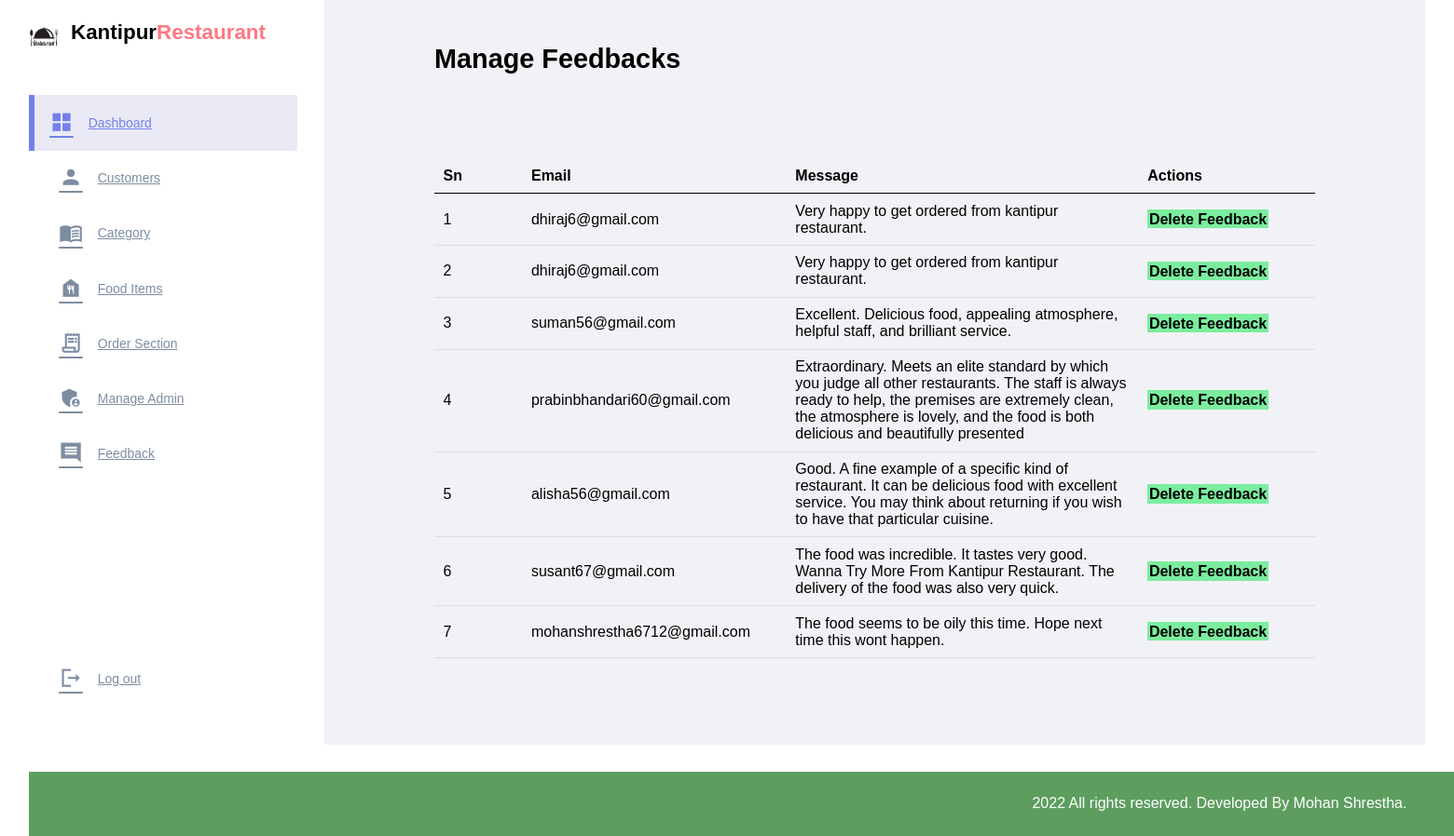
The page /admin/manage-feedback.php (signed in) on the database its author committed.
### tables this page shows
CREATE TABLE `tbl_feedbacks` (
  `id` int(11) NOT NULL,
  `email` varchar(50) NOT NULL,
  `message` varchar(1000) NOT NULL
);

### admin/manage-feedback.php (the view, shortened to what this page needs)
<?php include('partials/menu.php'); ?>
<div class="main-content">
    <div class="wrapper">
        <h1>Manage Feedbacks</h1>
                <br /><br /><br />
                <br><br>
                <table class="tbl-full">
                    <tr>
                        <th width="10%">Sn</th>
                        <th width="30%">Email</th>
                        <th width="40%">Message</th>
                        <th>Actions</th>
                    </tr>
                    <?php
                        $sql = "SELECT * FROM tbl_feedbacks ORDER BY id DESC";
                        $res = mysqli_query($conn, $sql);
                        $count = mysqli_num_rows($res);
                        $sn = 1;
                        if($count>0)
                        {
                            while($row=mysqli_fetch_assoc($res))
                            {
                                $id = $row['id'];
                                $email = $row['email'];
                                $message = $row['message'];
                                ?>
                                    <tr>
                                        <td><?php echo $sn++; ?> </td>
                                        <td><?php echo $email; ?></td>
                                        <td><?php echo $message; ?></td>
                                        <td>
                                            <a href="<?php echo ADMIN_URI; ?>admin/delete-feedback.php?id=<?php echo $id; ?>" class="btn-secondary">Delete Feedback</a>
                                        </td>
                                    </tr>
                                <?php
                            }
                        }
                        else
                        {
                            echo "<tr><td colspan='12' class='error'>Orders not Available</td></tr>";
                        }
                    ?>
                </table>
    </div>
</div>
<?php include('partials/footer.php'); ?>

### css/admin.css (style rules this page uses)
* { margin: 0; padding: 0; font-family: Arial, Helvetica, sans-serif; }
.wrapper { padding: 1%; width: 80%; margin: 0 auto; }
.tbl-full { width: 100%; }
table { border-collapse: collapse; width: 100%; }
th, td { padding: 8px; text-align: left; border-bottom: 1px solid #ddd; }
table tr th { border-bottom: 1px solid black; padding: 1%; text-align: left; }
table tr td { padding: 1%; }
.btn-secondary { background-color: #7bed9f; padding: 1%; color: black; text-decoration: none; font-weight: bold; }
.main-content { background-color: #f1f2f6; padding: 3% 0; }
:root { --color-primary:#7380ec; --color-danger: #ff7782; --color-success: #41f1b6; --color-warning: #ffbb55; --color-white: #fff; --color-info-dark: #7d8da1; --color-info-light: #dce1eb; --color-dark: #363949; --color-light: rgba(132, 139, 200, 0.18); --color-primary-variant: #111e88; --color-dark-variant: #677483; --color-background: #f6f6f9; --card-border-radius: 2rem; --border-radius-1: 0.4rem; --border-radius-2: 0.8rem; --border-radius-3: 1.2rem; --card-padding: 1.8rem; --padding-1: 1.2rem; --box-shadow: 0 2rem 3rem var(--color-light); }
a { color: var(--color-dark); }
h1 { font-weight: 800; font-size: 1.8rem; }

### rows shown on the page
tbl_feedbacks: email "dhiraj6@gmail.com", message "Very happy to get ordered from kantipur restaurant."
tbl_feedbacks: email "dhiraj6@gmail.com", message "Very happy to get ordered from kantipur restaurant."
tbl_feedbacks: email "suman56@gmail.com", message "Excellent. Delicious food, appealing atmosphere, helpful staff, and brilliant service."
tbl_feedbacks: email "prabinbhandari60@gmail.com", message "Extraordinary. Meets an elite standard by which you judge all other restaurants. The staff is always ready to help, the premises are extremely clean, the atmosphere is lovely, and the food is both delicious and beautifully presented"
tbl_feedbacks: email "alisha56@gmail.com", message "Good. A fine example of a specific kind of restaurant. It can be delicious food with excellent service. You may think about returning if you wish to have that particular cuisine."
tbl_feedbacks: email "susant67@gmail.com", message "The food was incredible. It tastes very good. Wanna Try More From Kantipur Restaurant. The delivery of the food was also very quick."
tbl_feedbacks: email "mohanshrestha6712@gmail.com", message "The food seems to be oily this time. Hope next time this wont happen."
